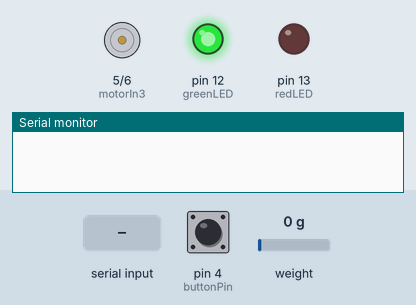
This sketch was run on a simulated Arduino Uno, built with avr-gcc and run on an emulated ATmega328P. Shown: motor-driver pin pairs drawn as motors (green arrow = first pin HIGH = forward, orange = second pin HIGH = backward, longer = more drive), output pins drawn as LEDs (lit = HIGH), the last lines printed to the serial monitor. Inputs (shaded band) come from the test bench; at power-on: pin 4 (buttonPin) HIGH, weight on the scale 0 g.

Above: at 2.2 s.
2.3 s: pin 4 (buttonPin) pulled LOW for 0.15 s
At 3.3 s:
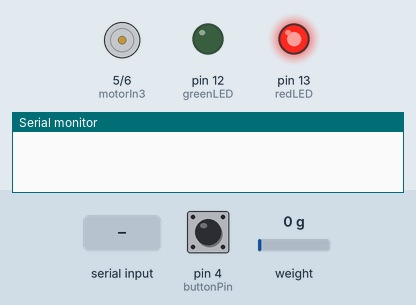
3.9 s: "trash\n" received over Serial
At 4.9 s:
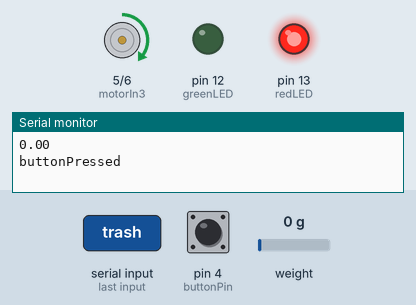
6.9 s: pin 4 (buttonPin) pulled LOW for 3.2 s
11.6 s: "right\n" received over Serial
At 12.4 s:
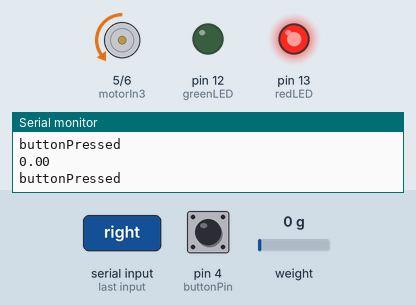
Timing chart, 0 to 20.6 s (numbered marks = the images above; inputs shaded):
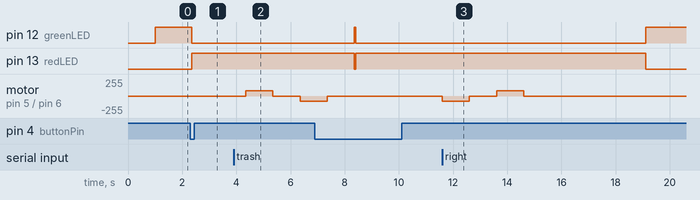

The sketch:

controller.ino
```cpp
#include "HX711.h"

// 接腳定義
#define DOUT 11
#define CLK 10
const int buttonPin = 4;
const int greenLED = 12;
const int redLED = 13;
const int motorIn3 = 5;
const int motorIn4 = 6;

HX711 scale;

float weightA = 0;
float weightB = 0;

bool buttonPressed = false;
bool sentStartSignal = false;
bool scaleReady = false;

void setup() {
  delay(1000); // 等待穩定

  while (Serial.available()) Serial.read(); // 清空 Serial 緩衝區
  Serial.begin(9600);

  // 不在這裡啟用 scale，延後至按下按鈕再啟用
  // scale.begin(DOUT, CLK);
  // scale.set_scale(2280.f);  // 根據已知校正值調整
  // scale.tare();

  pinMode(buttonPin, INPUT_PULLUP);  // 按鈕為低電位觸發
  pinMode(greenLED, OUTPUT);
  pinMode(redLED, OUTPUT);
  pinMode(motorIn3, OUTPUT);
  pinMode(motorIn4, OUTPUT);

  digitalWrite(greenLED, HIGH);
  digitalWrite(redLED, LOW);
  analogWrite(motorIn3, 0);
  analogWrite(motorIn4, 0);
}

void loop() {
  // 偵測按鈕按下
  if (digitalRead(buttonPin) == LOW && !buttonPressed) {
    delay(50);  // 去彈跳
    buttonPressed = true;

    // 亮紅燈，熄綠燈
    digitalWrite(greenLED, LOW);
    digitalWrite(redLED, HIGH);

    // 啟用秤重（此時才開始感測）
    scaleReady = true;

    // 紀錄初始重量
    if (scaleReady) {
      scale.tare();  // 歸零
      delay(500);
      weightA = scale.get_units(5);  // 初始重量
      Serial.println(weightA);
    }

    // 傳送開啟訊號給 Python
    Serial.println("buttonPressed");
    sentStartSignal = true;
  }

  // 接收分類結果
  if (sentStartSignal && Serial.available()) {
    String result = Serial.readStringUntil('\n');
    result.trim();


    if (result.length() > 0) {
      if (result == "trash") {
        rotateMotor("right");
      } else {
        rotateMotor("left");
        delay(3000);  // 等待物品掉落
        weightB = scale.get_units(5);
        // Serial.println(weightB);
        float diff = weightB - weightA;
        Serial.println(diff);

      }

      // 重設
      delay(1000);
      digitalWrite(redLED, LOW);
      digitalWrite(greenLED, HIGH);
      buttonPressed = false;
      sentStartSignal = false;
    }
  }
}

void rotateMotor(String direction) {
  if (direction == "right") {
    analogWrite(motorIn3, 80);
    analogWrite(motorIn4, 0);
    delay(1000);  // 轉動 120 度（需依馬達調整時間）
    analogWrite(motorIn3, 0);
    analogWrite(motorIn4, 0);
    delay(1000);
    analogWrite(motorIn3, 0);  // 回正
    analogWrite(motorIn4, 80);
    delay(1000);

  } else {
    analogWrite(motorIn3, 0);
    analogWrite(motorIn4, 80);
    delay(1000);
        analogWrite(motorIn3, 0);
    analogWrite(motorIn4, 0);
    delay(1000);
    analogWrite(motorIn3, 80);  // 回正
    analogWrite(motorIn4, 0);
    delay(1000);
  }

  analogWrite(motorIn3, 0);
  analogWrite(motorIn4, 0);
}
```

Measured:
- after the input at 2.3 s, pin 12 (greenLED): HIGH → LOW after 0.05 s; pin 13 (redLED): LOW → HIGH after 0.05 s
- after the input at 3.9 s, motor on pin 5 (motorIn3) / pin 6 (motorIn4): stopped → forward 80/255 after 0.45 s, → stopped 1.0 s later, → backward 80/255 1.0 s later
- after the input at 11.6 s, pin 12 (greenLED): LOW → HIGH after 7.5 s; pin 13 (redLED): HIGH → LOW after 7.5 s; motor on pin 5 (motorIn3) / pin 6 (motorIn4): stopped → backward 80/255 at once, → stopped 1.0 s later, → forward 80/255 1.0 s later, → stopped 1.0 s later
